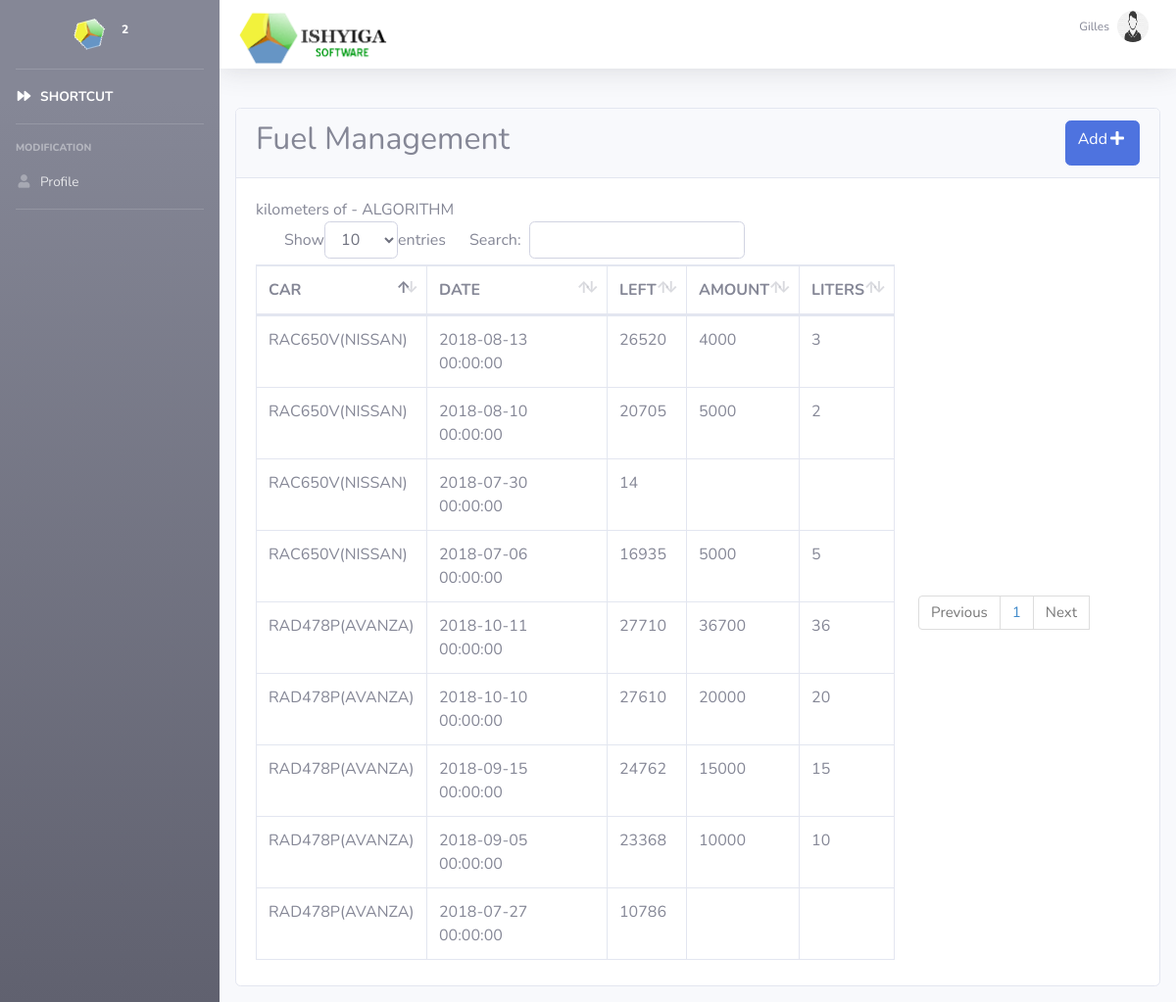
Page /kmscount.php (signed in) on the committed database.
### tables this page shows
CREATE TABLE `fluid_kms` (
  `id` int(11) NOT NULL,
  `id_subcompany` int(11) NOT NULL,
  `id_car` int(11) NOT NULL,
  `theday` datetime NOT NULL,
  `initial` decimal(10,0) NOT NULL,
  `lefton` decimal(10,0) DEFAULT NULL,
  `picture` varchar(200) NOT NULL,
  `amount` int(11) DEFAULT NULL,
  `qty` int(11) DEFAULT NULL
);

CREATE TABLE `fluid_car` (
  `id` int(100) NOT NULL,
  `id_subcompany` int(100) DEFAULT NULL,
  `plaque` varchar(100) NOT NULL,
  `marque` varchar(100) NOT NULL,
  `insurance_date` date DEFAULT NULL,
  `control_technique_date` date DEFAULT NULL,
  `standard` text NOT NULL,
  `fuel_consumption` int(11) DEFAULT NULL COMMENT 'km/l',
  `id_driver` int(11) DEFAULT NULL,
  `seats` int(11) DEFAULT NULL
);

### kmscount.php (the view, shortened to what this page needs)
<?php
include 'include/header.php' ; ?>
<?php include('connexion.php');
?>
</head>
<body id="page-top"  >
<div id="wrapper">
<?php include 'include/navbar.php'; ?>
<div id='content-wrapper' class="d-flex flex-column">
<?php
require_once('include/topbon.php');
?>
        <div class="row p-3" style="padding:10px;">
            <div class="col-sm-12">
            <div class="card">
                 <div class="card-header d-flex justify-content-between">
                    <h2>Fuel Management</h2>
                    <span class="collapsed btn btn-primary ml-4  pull-right" data-toggle="modal" data-target="#kmsform">
                        <span >Add<i class="fas fa-fw fa-plus"></i>
                      </span>
                    </span>
                 </div>
                 <div class="card-body">
                     <div class="table-responsive">
                <table class="table table-bordered dataTable" id="datatable1" width="100%" cellspacing="0" role="grid" aria-describedby="dataTable_info" style="width: 100%;" >
                    <thead>
                    <tr>
                        <th>CAR</th>
                        <th>DATE</th>
                        <th>LEFT</th>
                        <th>AMOUNT</th>
                        <th>LITERS</th>
                    </tr>
                    </thead>
                    <tbody>
                    <?php
                    $sql1 = "SELECT fluid_kms.id,fluid_kms.id_subcompany,fluid_kms.id_car,fluid_car.plaque,fluid_kms.theday,fluid_kms.initial,fluid_kms.lefton,fluid_kms.amount,fluid_kms.qty FROM fluid_kms INNER JOIN fluid_car ON fluid_kms.id_car=fluid_car.id where fluid_kms.id_subcompany=" . $_SESSION["sub_company"] . " order by fluid_kms.theday desc";
                    $result1 = mysqli_query($connection, $sql1);
                    if (mysqli_num_rows($result1) > 0) {
                        while ($row = mysqli_fetch_array($result1)) {
                            echo
                                '<tr>' .
                                '<td>' . $row["plaque"] . '</td>' .
                                '<td>' . $row["theday"] . '</td>' .
                                '<td>' . $row["lefton"] . '</td>' .
                                '<td>' . $row["amount"] . '</td>' .
                                '<td>' . $row["qty"] . '</td>' ;
                        }
                    }
                    ?>
                    </tbody>
                </table>
                </div>
            </div>
            </div>
        </div>
        </div>
    </div>
</div>
<?php include('include/footerui.php'); ?>

### include/header.php (style rules this page uses)
.sorting:after { opacity: 0.2; content: "\e150"; }

### rows in the picture
fluid_kms: fluid_car.plaque "RAD478P(AVANZA)", theday "2018-10-11 00:00:00", lefton "27710", amount "36700", qty "36"
fluid_kms: fluid_car.plaque "RAD478P(AVANZA)", theday "2018-10-10 00:00:00", lefton "27610", amount "20000", qty "20"
fluid_kms: fluid_car.plaque "RAD478P(AVANZA)", theday "2018-09-15 00:00:00", lefton "24762", amount "15000", qty "15"
fluid_kms: fluid_car.plaque "RAD478P(AVANZA)", theday "2018-09-05 00:00:00", lefton "23368", amount "10000", qty "10"
fluid_kms: fluid_car.plaque "RAC650V(NISSAN)", theday "2018-08-13 00:00:00", lefton "26520", amount "4000", qty "3"
fluid_kms: fluid_car.plaque "RAC650V(NISSAN)", theday "2018-08-10 00:00:00", lefton "20705", amount "5000", qty "2"
fluid_kms: fluid_car.plaque "RAC650V(NISSAN)", theday "2018-07-30 00:00:00", lefton "14"
fluid_kms: fluid_car.plaque "RAD478P(AVANZA)", theday "2018-07-27 00:00:00", lefton "10786"
fluid_kms: fluid_car.plaque "RAC650V(NISSAN)", theday "2018-07-06 00:00:00", lefton "16935", amount "5000", qty "5"

### other values in the picture
$_SESSION['username'] "Gilles"
